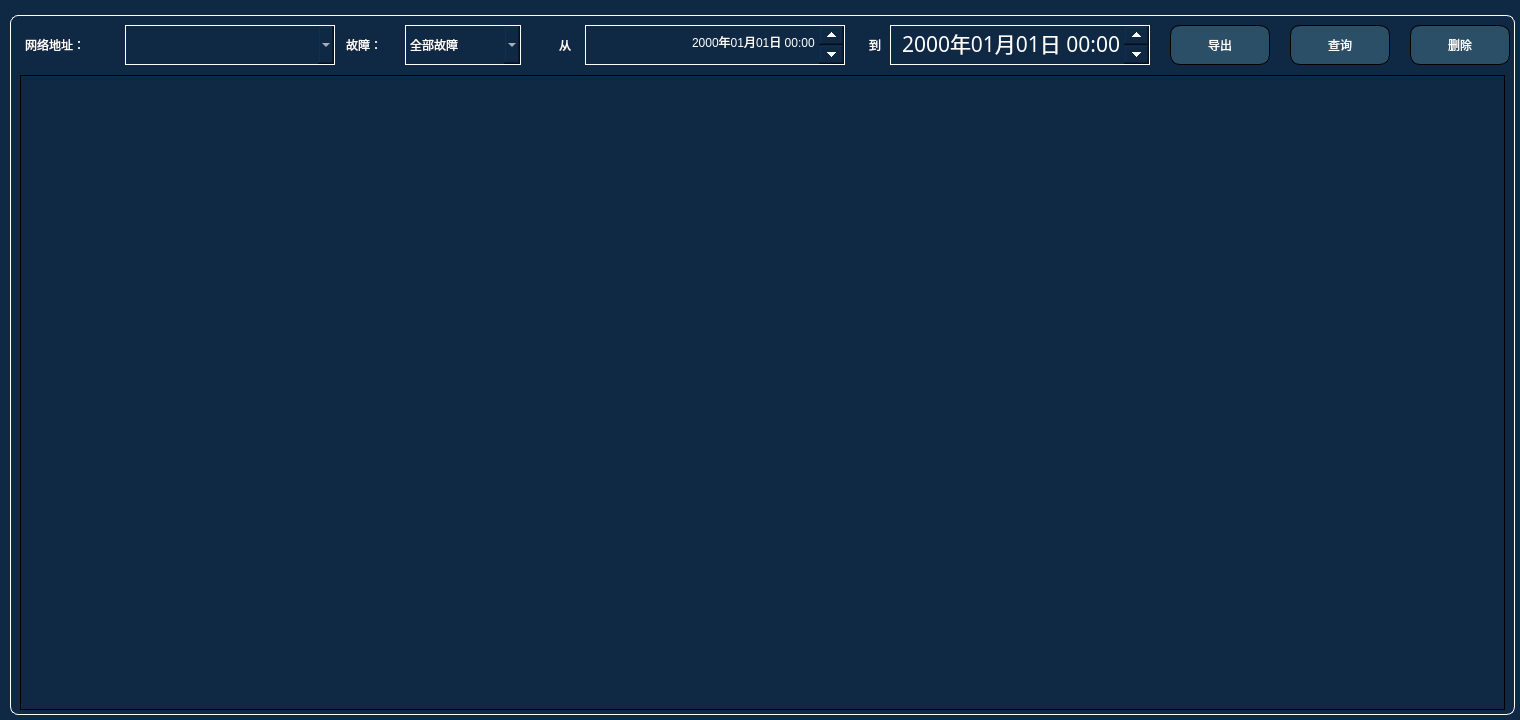
<?xml version="1.0" encoding="UTF-8"?>
<ui version="4.0">
 <class>Record</class>
 <widget class="QWidget" name="Record">
  <property name="geometry">
   <rect>
    <x>0</x>
    <y>0</y>
    <width>1520</width>
    <height>720</height>
   </rect>
  </property>
  <property name="windowTitle">
   <string>Form</string>
  </property>
  <property name="styleSheet">
   <string notr="true">QWidget#Record{
background-color: rgb(15, 41, 68);
}
QGroupBox{
font: 14pt &quot;微软雅黑&quot;;
border: 1px solid white;
border-radius:8px;
margin-top:10px;
}
QGroupBox:title{
color:white;
subcontrol-origin: margin;
left: 5px;
}
QToolButton{
font: 18pt &quot;微软雅黑&quot;;
color: rgb(255, 255, 255);
border:1px solid;
border-radius:10px;
border-color: rgb(0, 0, 0);
background-color: rgb(43, 79, 102);
}
QToolButton:hover{
font: 17pt &quot;微软雅黑&quot;;
color: rgb(255, 0, 0);
color: rgb(0, 185, 185);
/*background-color: rgb(3, 127, 119);*/
}
QPushButton{
width:80px;
height:35px;
font: 18pt &quot;微软雅黑&quot;;
color: rgb(255, 255, 255);
border:1px solid;
border-radius:10px;
border-color: rgb(0, 0, 0);
background-color: rgb(43, 79, 102);
}

QPushButton:hover{
background-color: rgb(0, 170, 255);
}

QLabel{
font: 16pt &quot;微软雅黑&quot;;
color: rgb(255, 255, 255);
}
QComboBox{
font: 14pt &quot;微软雅黑&quot;;
color: rgb(255, 255, 255);
border:1px solid white;
background-color: rgb(15, 41, 68);
}
QComboBox QAbstractItemView{
font: 14pt &quot;微软雅黑&quot;;
color: rgb(255, 255, 255);
border:1px solid white;
background-color: rgb(15, 41, 68);
}
QComboBox QAbstractItemView::item {
    color: black;
    height: 22px;
    border: 1px solid white;
}
QComboBox QAbstractItemView::item:selected{
border: 1px solid white;
background-color: rgb(85, 255, 127);
}

QDateTimeEdit{
font: 16pt &quot;微软雅黑&quot;;
border:1px solid white;
color: rgb(255, 255, 255);
background-color: rgb(15, 41, 68);
}
QDateTimeEdit::up-button{
 width: 25px;
 height: 19px;
}
QDateTimeEdit::down-button{
 width: 25px;
 height: 19px;
}
QDialog{
background-color: rgb(0, 185, 185);
}</string>
  </property>
  <widget class="QGroupBox" name="groupBox_2">
   <property name="geometry">
    <rect>
     <x>10</x>
     <y>5</y>
     <width>1505</width>
     <height>710</height>
    </rect>
   </property>
   <property name="title">
    <string/>
   </property>
   <widget class="QTableWidget" name="tableWidget">
    <property name="geometry">
     <rect>
      <x>10</x>
      <y>70</y>
      <width>1485</width>
      <height>635</height>
     </rect>
    </property>
    <property name="styleSheet">
     <string notr="true">QTableView {
selection-background-color: rgb(0, 185, 185);  
}
QTableWidget{
font: 13pt &quot;微软雅黑&quot; rgb(255, 255, 255);
border:1px solid;
gridline-color: rgb(0, 0, 0);
background-color: rgb(3, 127, 119);
background-color: rgb(15, 41, 68);
}

QCheckBox{
spacing: 10px;
}
QCheckBox::indicator{
width:40px;
height:30px;
margin-left:20px;
image: url(:/Image/uncheck.png);
}
QCheckBox::indicator::unchecked {
image: url(:/Image/uncheck.png);
}
QCheckBox::indicator::checked {
image: url(:/Image/checked.png);
}</string>
    </property>
    <property name="horizontalScrollBarPolicy">
     <enum>Qt::ScrollBarAlwaysOff</enum>
    </property>
   </widget>
   <widget class="QToolButton" name="tBtnDelete">
    <property name="geometry">
     <rect>
      <x>1400</x>
      <y>20</y>
      <width>100</width>
      <height>40</height>
     </rect>
    </property>
    <property name="text">
     <string>删除</string>
    </property>
    <property name="icon">
     <iconset resource="../image.qrc">
      <normaloff>:/Image/recycle.png</normaloff>:/Image/recycle.png</iconset>
    </property>
    <property name="iconSize">
     <size>
      <width>30</width>
      <height>30</height>
     </size>
    </property>
    <property name="toolButtonStyle">
     <enum>Qt::ToolButtonTextBesideIcon</enum>
    </property>
   </widget>
   <widget class="QToolButton" name="tBtnQuery">
    <property name="geometry">
     <rect>
      <x>1280</x>
      <y>20</y>
      <width>100</width>
      <height>40</height>
     </rect>
    </property>
    <property name="text">
     <string>查询</string>
    </property>
    <property name="icon">
     <iconset resource="../image.qrc">
      <normaloff>:/Image/search.png</normaloff>:/Image/search.png</iconset>
    </property>
    <property name="iconSize">
     <size>
      <width>30</width>
      <height>30</height>
     </size>
    </property>
    <property name="toolButtonStyle">
     <enum>Qt::ToolButtonTextBesideIcon</enum>
    </property>
   </widget>
   <widget class="QLabel" name="label">
    <property name="geometry">
     <rect>
      <x>15</x>
      <y>20</y>
      <width>100</width>
      <height>40</height>
     </rect>
    </property>
    <property name="text">
     <string>网络地址：</string>
    </property>
   </widget>
   <widget class="QComboBox" name="cbBoxHost">
    <property name="geometry">
     <rect>
      <x>115</x>
      <y>20</y>
      <width>210</width>
      <height>40</height>
     </rect>
    </property>
   </widget>
   <widget class="QLabel" name="label_2">
    <property name="geometry">
     <rect>
      <x>540</x>
      <y>20</y>
      <width>30</width>
      <height>40</height>
     </rect>
    </property>
    <property name="text">
     <string>从</string>
    </property>
    <property name="alignment">
     <set>Qt::AlignCenter</set>
    </property>
   </widget>
   <widget class="QLabel" name="label_3">
    <property name="geometry">
     <rect>
      <x>850</x>
      <y>20</y>
      <width>30</width>
      <height>40</height>
     </rect>
    </property>
    <property name="text">
     <string>到</string>
    </property>
    <property name="alignment">
     <set>Qt::AlignCenter</set>
    </property>
   </widget>
   <widget class="QDateTimeEdit" name="dTEditStart">
    <property name="geometry">
     <rect>
      <x>575</x>
      <y>20</y>
      <width>260</width>
      <height>40</height>
     </rect>
    </property>
    <property name="alignment">
     <set>Qt::AlignRight|Qt::AlignTrailing|Qt::AlignVCenter</set>
    </property>
    <property name="displayFormat">
     <string>yyyy年MM月dd日 HH:mm</string>
    </property>
   </widget>
   <widget class="QComboBox" name="cbBoxType">
    <property name="geometry">
     <rect>
      <x>395</x>
      <y>20</y>
      <width>116</width>
      <height>40</height>
     </rect>
    </property>
    <item>
     <property name="text">
      <string>全部故障</string>
     </property>
    </item>
    <item>
     <property name="text">
      <string>报警故障</string>
     </property>
    </item>
    <item>
     <property name="text">
      <string>模块故障</string>
     </property>
    </item>
    <item>
     <property name="text">
      <string>通讯故障</string>
     </property>
    </item>
   </widget>
   <widget class="QLabel" name="label_4">
    <property name="geometry">
     <rect>
      <x>336</x>
      <y>20</y>
      <width>56</width>
      <height>40</height>
     </rect>
    </property>
    <property name="text">
     <string>故障：</string>
    </property>
   </widget>
   <widget class="QDateTimeEdit" name="dTEditStop">
    <property name="geometry">
     <rect>
      <x>880</x>
      <y>20</y>
      <width>260</width>
      <height>40</height>
     </rect>
    </property>
    <property name="font">
     <font>
      <family>微软雅黑</family>
      <pointsize>16</pointsize>
      <weight>50</weight>
      <italic>false</italic>
      <bold>false</bold>
     </font>
    </property>
    <property name="alignment">
     <set>Qt::AlignRight|Qt::AlignTrailing|Qt::AlignVCenter</set>
    </property>
    <property name="displayFormat">
     <string>yyyy年MM月dd日 HH:mm</string>
    </property>
   </widget>
   <widget class="QToolButton" name="tBtnExport">
    <property name="geometry">
     <rect>
      <x>1160</x>
      <y>20</y>
      <width>100</width>
      <height>40</height>
     </rect>
    </property>
    <property name="text">
     <string>导出</string>
    </property>
    <property name="icon">
     <iconset resource="../image.qrc">
      <normaloff>:/Image/dataSearch.png</normaloff>:/Image/dataSearch.png</iconset>
    </property>
    <property name="iconSize">
     <size>
      <width>30</width>
      <height>30</height>
     </size>
    </property>
    <property name="toolButtonStyle">
     <enum>Qt::ToolButtonTextBesideIcon</enum>
    </property>
   </widget>
  </widget>
 </widget>
 <resources>
  <include location="../image.qrc"/>
 </resources>
 <connections/>
</ui>
